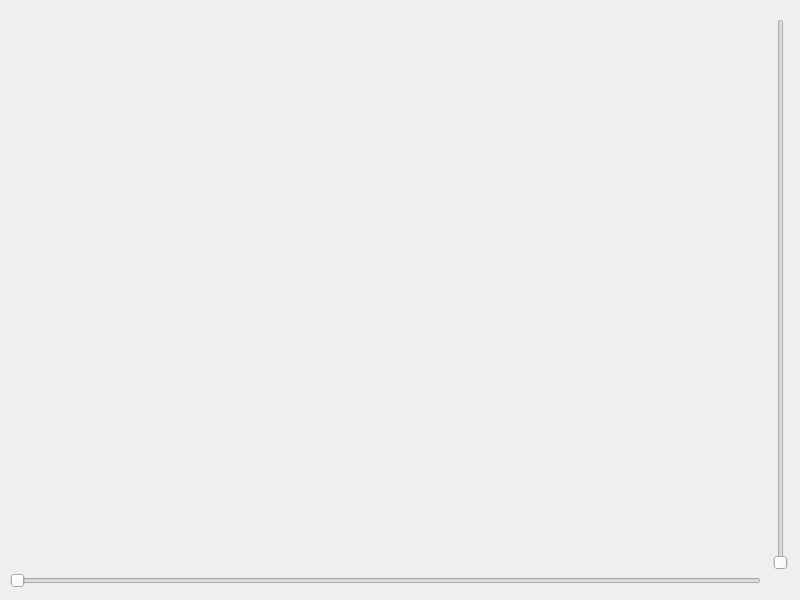
<?xml version="1.0" encoding="UTF-8"?>
<ui version="4.0">
 <class>Widget</class>
 <widget class="QWidget" name="Widget">
  <property name="geometry">
   <rect>
    <x>0</x>
    <y>0</y>
    <width>800</width>
    <height>600</height>
   </rect>
  </property>
  <property name="windowTitle">
   <string>Widget</string>
  </property>
  <widget class="QSlider" name="moveSlider">
   <property name="geometry">
    <rect>
     <x>10</x>
     <y>570</y>
     <width>751</width>
     <height>22</height>
    </rect>
   </property>
   <property name="minimum">
    <number>1</number>
   </property>
   <property name="maximum">
    <number>500</number>
   </property>
   <property name="orientation">
    <enum>Qt::Horizontal</enum>
   </property>
  </widget>
  <widget class="QSlider" name="sizeSlider">
   <property name="geometry">
    <rect>
     <x>770</x>
     <y>19</y>
     <width>22</width>
     <height>551</height>
    </rect>
   </property>
   <property name="minimum">
    <number>1</number>
   </property>
   <property name="maximum">
    <number>50</number>
   </property>
   <property name="orientation">
    <enum>Qt::Vertical</enum>
   </property>
  </widget>
 </widget>
 <resources/>
 <connections/>
</ui>
